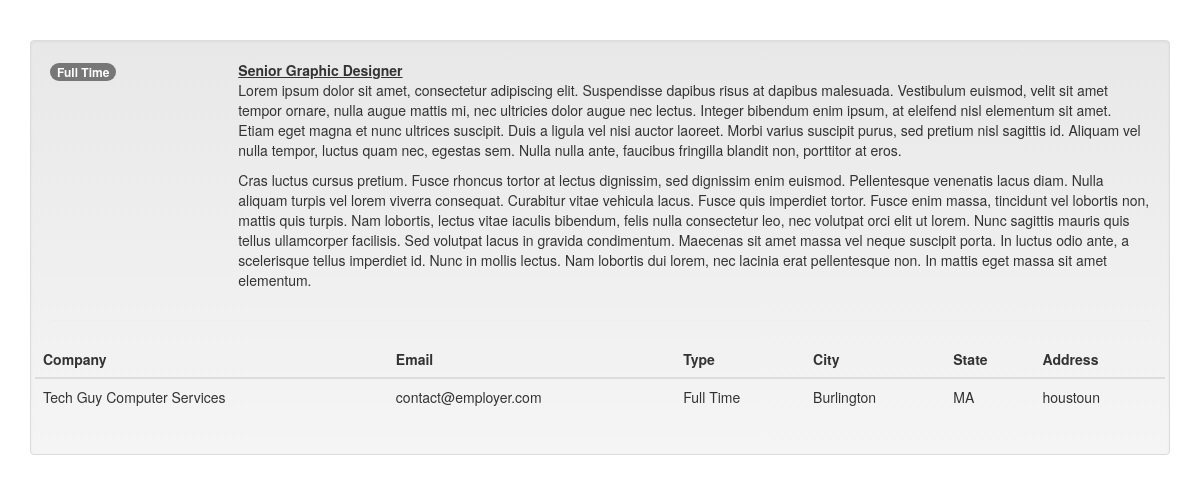
Screenshot of /files/jobs.php?pk=1 with the database file from the repository.
### tables this page shows
CREATE TABLE `Types` (
  `id` int(11) NOT NULL,
  `name` varchar(100) NOT NULL,
  `color` varchar(100) NOT NULL
);

CREATE TABLE `jobs` (
  `id` int(11) NOT NULL,
  `category_id` int(11) NOT NULL,
  `user_id` int(11) NOT NULL,
  `type_id` int(11) NOT NULL,
  `company_name` varchar(100) NOT NULL,
  `title` varchar(100) NOT NULL,
  `description` text NOT NULL,
  `city` varchar(100) NOT NULL,
  `state` varchar(100) NOT NULL,
  `contact_email` varchar(100) NOT NULL,
  `created` datetime DEFAULT NULL,
  `Company_id` int(11) NOT NULL
);

CREATE TABLE `Company` (
  `id` int(11) NOT NULL,
  `companyName` varchar(50) NOT NULL,
  `address` varchar(100) NOT NULL
);

### files/jobs.php (the view)
<?php include('incs/head.php'); ?>
<body>
	<div class="container"><br><br>
		<?php
		if(isset($_GET['pk'])){
			$key = $_GET['pk'];
			$jobs = "SELECT * FROM jobs WHERE id = $key";
			$get  = mysqli_query($con, $jobs);
				while($row = mysqli_fetch_assoc($get)){
					$companyName   = $row['company_name'];
					$type_id	   = $row['type_id'];
					$title         = $row['title'];
					$description   = $row['description'];
					$city          = $row['city'];
					$state         = $row['state'];
					$contact_email = $row['contact_email'];
					$Company_id    = $row['Company_id'];
					$type = "SELECT id, name, color FROM types WHERE $type_id = id";
					$getType = mysqli_query($con, $type);
					while($row = mysqli_fetch_assoc($getType)){
						$typename = $row['name'];
						$typecolor = $row['color'];
					}
					$company = "SELECT id, address FROM company WHERE $Company_id = id";
					$getcompany = mysqli_query($con, $company);
					while($row = mysqli_fetch_assoc($getcompany)){
						$address   = $row['address'];
					}
				}
			}
		?>
		<div class="well">
			<div class="row">
				<div class="col-xs-2"><div class="badge <?php echo $typecolor; ?>"><?php echo $typename; ?></div></div>
				<div class="col-xs-10">
					<b><u><?php echo $title; ?></u></b><br>
					<?php echo $description; ?>
				</div>
			</div>
			<hr>
			<div class="row">
				<table class="table">
				    <thead>
				      <tr>
				        <th>Company</th>
				        <th>Email</th>
				        <th>Type</th>
				        <th>City</th>
				        <th>State</th>
				        <th>Address</th>
				      </tr>
				    </thead>
				    <tbody>
				      <tr>
				        <td><?php echo $companyName; ?></td>
				        <td><?php echo $contact_email; ?></td>
				        <td><?php echo $typename; ?></td>
				        <td><?php echo $city; ?></td>
				        <td><?php echo $state; ?></td>
				        <td><?php echo $address; ?></td>
				      </tr>
				    </tbody>
				  </table>
			</div>
		</div>
	</div>
</body>

### rows the page displays
types: name "Full Time"
jobs: title "Senior Graphic Designer", description "Lorem ipsum dolor sit amet, consectetur adipiscing elit. Suspendisse dapibus risus at dapibus malesuada. Vestibulum euismod, velit sit amet tempor ornare, nulla augue mattis mi, nec ultricies dolor augue nec lectus. Integer bibendum enim ipsum, at eleifend nisl elementum sit amet. Etiam eget magna et nunc ultrices suscipit. Duis a ligula vel nisi auctor laoreet. Morbi varius suscipit purus, sed pretium nisl sagittis id. Aliquam vel nulla tempor, luctus quam nec, egestas sem. Nulla nulla ante, faucibus fringilla blandit non, porttitor at eros. Cras luctus cursus pretium. Fusce rhoncus tortor at lectus dignissim, sed dignissim enim euismod. Pellentesque venenatis lacus diam. Nulla aliquam…", company_name "Tech Guy Computer Services", contact_email "contact@employer.com", city "Burlington", state "MA"
company: address "houstoun"
